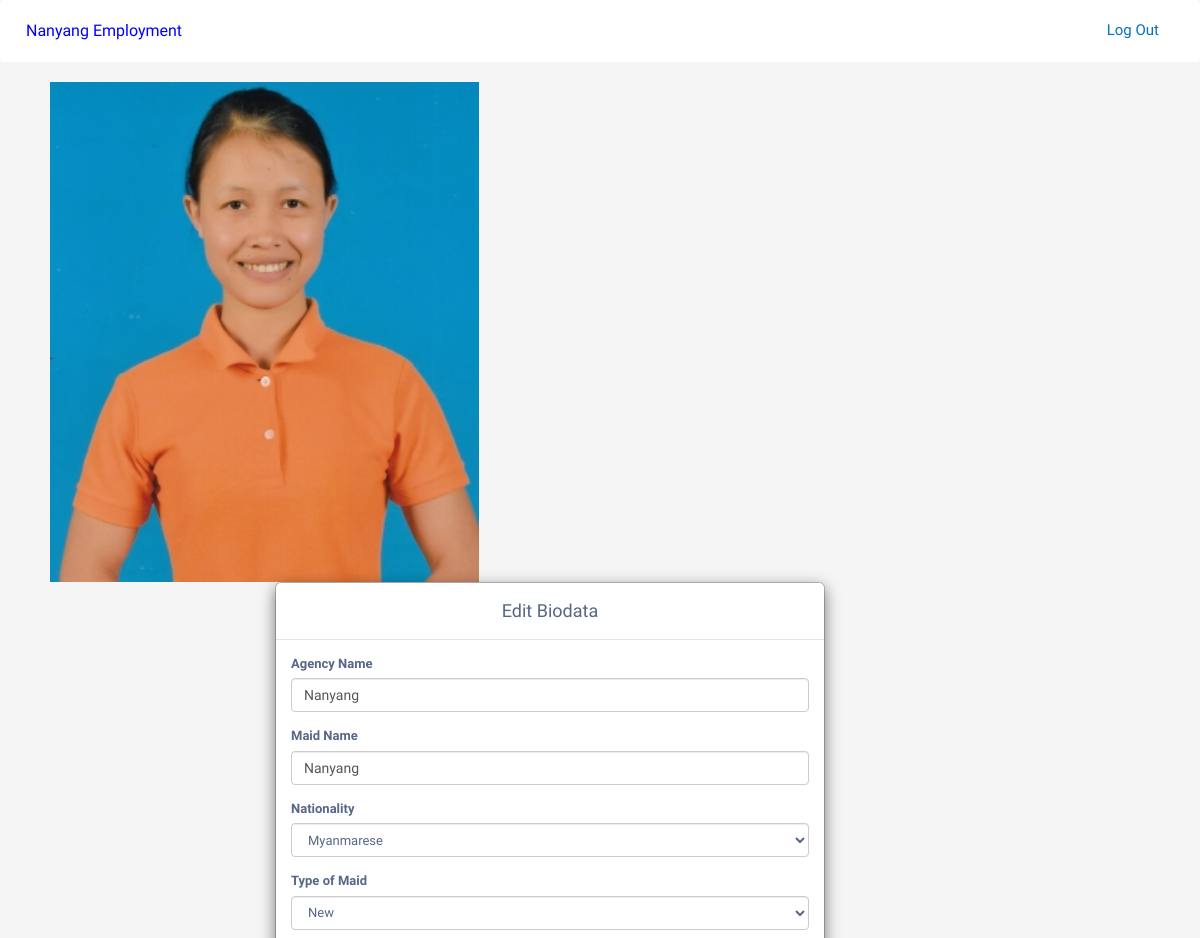
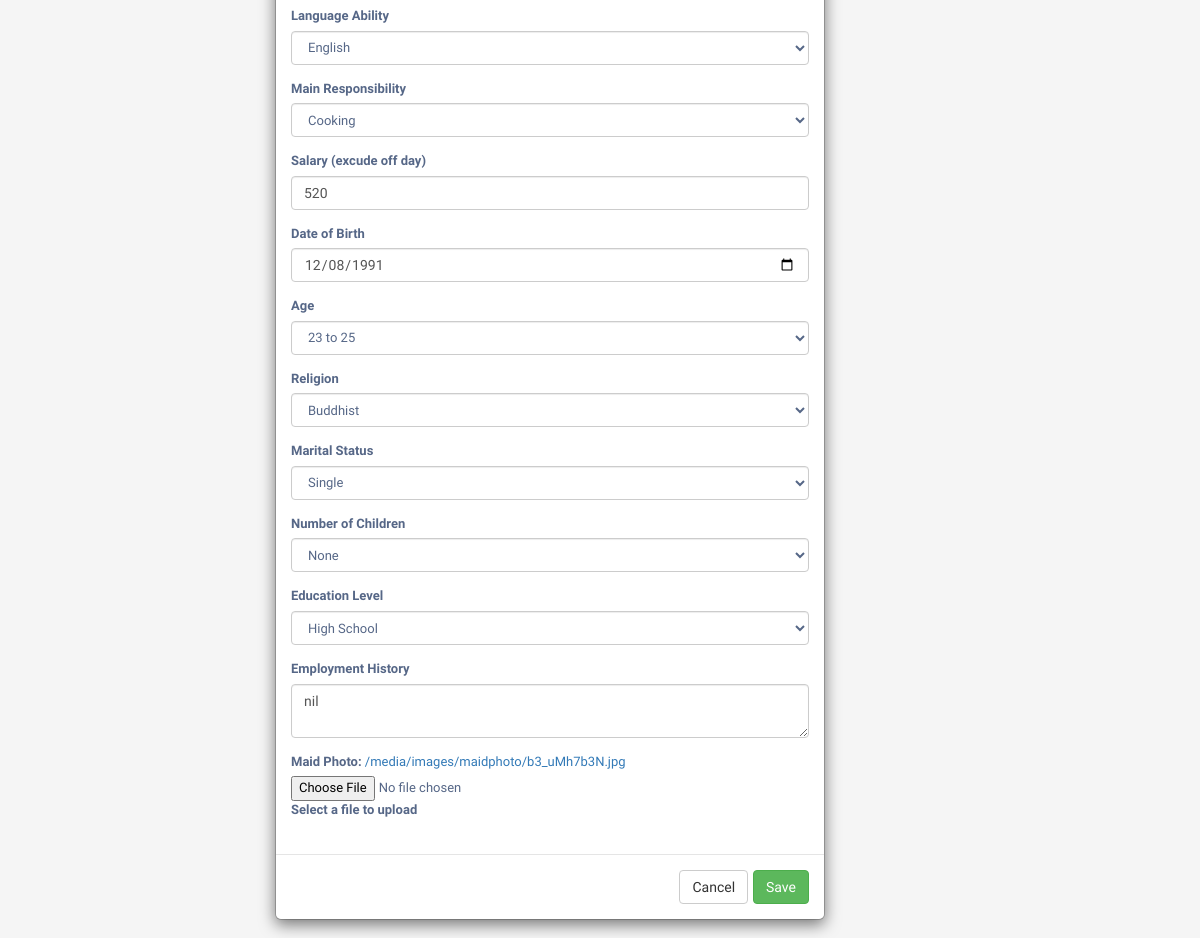
Page /agency/edit_biodata/14 (signed in) on the committed database (2 pictures, top to bottom).
### accounts/models.py (models this page shows, shortened)
class Agency(models.Model):
    user = models.OneToOneField(User, on_delete=models.CASCADE, primary_key=True)
    agency_name = models.CharField(max_length=100, blank=False, null=True)
    agency_license = models.CharField(max_length=20, blank=False, null=True)
    office_no = models.CharField(max_length=20, blank=False, null=True)
    office_address = models.CharField(max_length=100, blank=False, null=True)
    handphone_no = models.CharField(max_length=20, blank=False)

### agency/models.py (models this page shows, shortened)
class Maid(models.Model):
    name = models.CharField(max_length=30, blank=False)
    nationality = models.CharField(
        max_length=50,
        choices = [
            ("Filipino", "Filipino"),
            ("Indonesian", "Indonesian"),
            ("Indian", "Indian"),
            ("Myanmarese", "Myanmarese"),
            ("Others", "Others"),
            ("No Preference", "No Preference"),
            ],
        default="No Preference"
        )
    type_of_maid = models.CharField(
        max_length=50,
        choices = [
            ("New", "New"),
            ("Transfer", "Transfer"),
            ("Experience", "Experience"),
            ("No Preference", "No Preference"),
            ],
        default="No Preference"
        )
    main_responsibility = models.CharField(
        max_length=50,
        choices = [
            ("Cooking", "Cooking"),
            ("Care for Children", "Care for Children"),
            ("Care for Elderly", "Care for Elderly"),
            ("Care for Disabled", "Care for Disabled"),
            ("General Housework", "General Housework"),
            ("No Preference", "No Preference"),
            ],
        default="No Preference"
        )
    language_ability = models.CharField(
        max_length=50,
        choices = [
            ("English", "English"),
            ("Mandarin/ Chinese Dialect", "Mandarin/ Chinese Dialect"),
            ("Bahasa Indonesia", "Bahasa Indonesia"),
            ("Hindi/ Tamil", "Hindi/ Tamil"),
            ("Burmese", "Burmese"),
            ("No Preference", "No Preference"),
            ],
        default="No Preference"
        )
    age = models.CharField(
        max_length=50,
        choices = [
            ("23 to 25", "23 to 25"),
            ("26 to 30", "26 to 30"),
            ("31 to 35", "31 to 35"),
            ("36 to 40", "36 to 40"),
            ("41 to 50", "41 to 50"),
            ("No Preference", "No Preference"),
            ],
        default="No Preference"
        )
    marital_status = models.CharField(
        max_length=50,
        choices = [
            ("Single", "Single"),
            ("Married", "Married"),
            ("Widowed", "Widowed"),
            ("Divorced", "Divoreced"),
            ("No Preference", "No Preference"),
            ],
        default="No Preference"
        )
    religion = models.CharField(
        max_length=50,
        choices = [
            ("None", "None"),
            ("Buddhist", "Buddhist"),
            ("Muslim", "Muslim"),
            ("Hindu", "Hindu"),
            ("Christian/ Catholic", "Christian/ Catholic"),
            ("Others", "Others"),
            ],
        default="None"
        )
    no_of_children = models.CharField(
        max_length=50,
        choices = [
            ("None", "None"),
            ("1", "1"),
            ("2", "2"),
            ("3", "3"),
            ("more than 3", "more than 3"),
            ],
        default="None"
        )
    education_level = models.CharField(
        max_length=50,
        choices = [
            ("High School", "High School"),
            ("College", "College"),
            ("Degree", "Degree"),
            ("Others", "Others"),
            ],
        default="Others"
        )
    agency_name = models.CharField(max_length=50, blank=False)
    agency_user = models.ForeignKey(Agency, on_delete=models.CASCADE, default=None)
    maid_photo = models.ImageField(upload_to="images/maidphoto", default=None)
    salary = models.IntegerField(blank=False, default=None)
    date_of_birth = models.DateField(blank=True, default=None)
    employment_history = models.TextField(blank=False, default="")
    created_on = models.DateTimeField(auto_now_add=True)

### agency/views.py (the view, shortened to what this page needs)
# urls.py: path('edit_biodata/<maid_id>', edit_biodata, name="edit_biodata"),
@login_required
@agency_required
def edit_biodata(request, maid_id):
    agency = Agency.objects.get(user=request.user)
    maid = Maid.objects.get(id=maid_id)
    context = {
        'maid': maid,
        'agency': agency
    }
    return render(request, "edit_biodata.html", context)

### agency/templates/edit_biodata.html (shortened to what this page needs)
{% extends 'agency_base.html'%}
{% load static %}
{% block link %}
  <link rel="stylesheet" href="https://maxcdn.bootstrapcdn.com/font-awesome/4.7.0/css/font-awesome.min.css">
  <link rel="stylesheet" href="https://maxcdn.bootstrapcdn.com/bootstrap/3.3.7/css/bootstrap.min.css">
  <link rel="stylesheet" href="{% static "agency/agency_maid_list.css" %}" type="text/css" />
{% endblock %}
{% block content %}
<div id="editBiodataModal">
	<div style="float:left ; padding-left: 50px;" >
		<img src="{{maid.maid_photo.url}}" alt="Maid Photo" height="500px" style="clear: both ;">
	</div>
		<div class="modal-dialog-edit media-padding">
			<div class="modal-content">
				<form id=editmaid action="" method="POST" enctype="multipart/form-data">
					<div class="modal-header">
						<h4 class="modal-title">Edit Biodata</h4>
					</div>
					<div class="modal-body">
						<div class="form-group">
							<label for="agency_name">Agency Name</label>
							<input type="text" class="form-control" required name="agency_name" id="id_agency_name" value={{ maid.agency_name }}>
						</div>
						<div class="form-group">
							<label for="name">Maid Name</label>
							<input type="text" class="form-control" required name="name" id="id_name" value={{ maid.agency_name }}>
						</div>
						<div class="form-group">
							<label for="nationality">Nationality</label>
							<select class="form-control dropdown-box" name="nationality" id="id_nationality">
            		            <option>Myanmarese</option>
							</select>
						</div>
						<div class="form-group">
							<label for="type_of_maid">Type of Maid</label>
            				<select class="form-control dropdown-box" name="type_of_maid" id="id_type_of_maid">
              				<option>New</option>
            				</select>
          				</div>
          				<div class="form-group">
							<label for="language_ability">Language Ability</label>
            				<select class="form-control dropdown-box" name="language_ability" id="id_language_ability">
              				<option>English</option>
            				</select>
          				</div>
          				<div class="form-group">
							<label for="main_responsibility">Main Responsibility</label>
            				<select class="form-control dropdown-box" name="main_responsibility" id="id_main_responsibility">
              				<option>Cooking</option>
            				</select>
          				</div>
						<div class="form-group">
							<label for="salary">Salary (excude off day)</label>
							<input type="number" class="form-control" required name="salary" id="id_salary" value={{ maid.salary }}>
						</div>
						<div class="form-group">
							<label for="date_of_birth">Date of Birth</label>
							<input type="date" class="form-control" required name="date_of_birth" id="id_date_of_birth" value="{{maid.date_of_birth|date:"Y-m-d" }}">
						</div>
						<div class="form-group">
							<label for="age">Age</label>
            				<select class="form-control dropdown-box" name="age" id="id_age">
              				<option>23 to 25</option>
				            </select>
          				</div>
						<div class="form-group">
							<label for="religion">Religion</label>
							<select class="form-control dropdown-box" name="religion" id="id_religion">
				            <option>Buddhist</option>
				            </select>
						</div>
						<div class="form-group">
							<label for="marital_status">Marital Status</label>
            				<select class="form-control dropdown-box" name="marital_status" id="id_marital_status">
              				<option>Single</option>
            				</select>
						</div>
						<div class="form-group">
							<label for="no_of_children">Number of Children</label>
							<select class="form-control dropdown-box" name="no_of_children" id="id_no_of_children">
              				<option>None</option>
            				</select>
						</div>
						<div class="form-group">
							<label for="education_level">Education Level</label>
							<select class="form-control dropdown-box" name="education_level" id="id_education_level">
              				<option>High School</option>
            				</select>
						</div>
						<div class="form-group">
							<label for="employment_history">Employment History</label>
							<textarea class="form-control" required name="employment_history" id="id_employment_history">{{ maid.employment_history }}</textarea>
						</div>
						<div class="form-group">
							<label for="maid_photo">Maid Photo: <a href="{{maid.maid_photo.url}}">{{maid.maid_photo.url}}</a></label>
							<input type="file" name="maid_photo" accept="image/*" id="id_maid_photo">
							<label for="fileupload"> Select a file to upload</label>
						</div>
					</div>
					<div class="modal-footer">
						<a href="{% url 'maid_list' %}"><input type="button" class="btn btn-default" data-dismiss="modal" value="Cancel"></a>
						<input type="submit" class="btn btn-success" value="Save">
					</div>
				</form>
			</div>
		</div>
	</div>
{%endblock%}

### template/agency_base.html (shortened to what this page needs)
{% load static %}
<!DOCTYPE html>
<html lang="en">
<head>
    <link rel="stylesheet" href="https://stackpath.bootstrapcdn.com/bootstrap/4.3.1/css/bootstrap.min.css" type="text/css" />
    <link rel="stylesheet" href="https://stackpath.bootstrapcdn.com/font-awesome/4.7.0/css/font-awesome.min.css" type="text/css" />
    <link rel="stylesheet" href="https://cdnjs.cloudflare.com/ajax/libs/hover.css/2.1.1/css/hover-min.css" type="text/css" />
    <link rel="stylesheet" href="{% static "style.css" %}" type="text/css" />
    {% block link %}{% endblock %}
</head>
<body>
<header>
  <nav class="navbar navbar-expand-lg navbar-light bg-white">
  <a class="navbar-brand" style="font-size:16px; color:blue;" href="{% url 'index' %}">{{ agency.agency_name }}</a>
  <div class="collapse navbar-collapse" id="navbarSupportedContent">
    <ul class="nav pull-right">
      {% if user.is_authenticated %}
         <li>
          <a class="nav-link" href="{% url 'logout' %}">Log Out</a>
        </li>
      {% endif %}
    </ul>
  </div>
</nav>
</header>
{% block content %}{% endblock %}
</body>
</html>

### static/style.css (style rules this page uses)
* { padding: 0; margin: 0; box-sizing: border-box; font-weight: 500; }
.nav-link { color: #0571bb !important; }
.form-control { color: #737373; font-weight: 500; }
.btn { background-color: #808080; color: white; padding: 0px 40px; font-weight: 600; }
body { background: #F2F2F2; padding: 0; maring: 0; }
.nav { list-style-type: none; padding: 0; margin: 0; }
.nav li { display: inline-block; font-size: 15px; }
.pull-right { float: right; }
@media (min-width:768px) { .media-padding { padding-right: 100px; } }
@media (min-width: 576px) { .modal-dialog-edit { max-width: 650px; margin: 1.75rem auto; } }

### static/agency/agency_maid_list.css (style rules this page uses)
body { color: #566787; background: #f5f5f5; font-family: 'Varela Round', sans-serif; font-size: 13px; }
.dropdown-box { color: #566787; font-family: 'Varela Round', sans-serif; font-size: 13px; }

### rows in the picture
Agency: agency_name "Nanyang Employment"
Maid: maid_photo (picture), salary "520", date_of_birth "12/08/1991", employment_history "nil", maid_photo "/media/images/maidphoto/b3_uMh7b3N.jpg"
